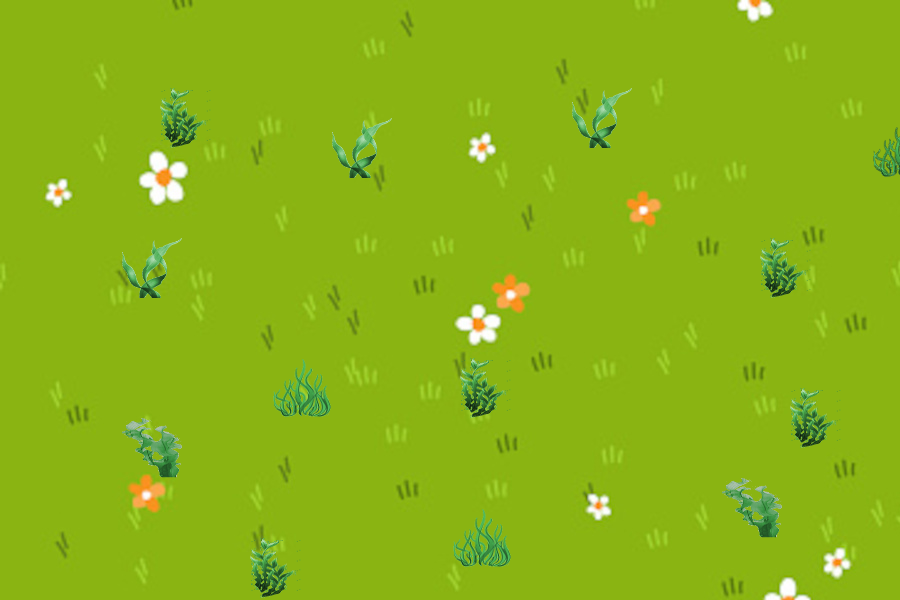

Rendered tile map (Tiled .tmx) drawn with the repository's tilesets; below, a short description and the full map source, tile grids included:
An orthogonal 30x20 tile map with 30x30 px tiles, 1 tile layer (Tile Layer 1), 4 tilesets, 1 image layer and 29 objects.

<map version="1.4" tiledversion="1.4.3" orientation="orthogonal" renderorder="right-down" width="30" height="20" tilewidth="30" tileheight="30" infinite="0" nextlayerid="4" nextobjectid="31">
 <tileset firstgid="1" name="ocean-plants" tilewidth="64" tileheight="64" tilecount="4" columns="2">
  <image source="ocean-plants.png" width="128" height="128" />
 </tileset>
 <tileset firstgid="5" name="starfish" tilewidth="60" tileheight="53" tilecount="1" columns="1">
  <image source="starfish.png" width="60" height="53" />
  <tile id="0">
   <properties>
    <property name="name" value="Starfish" />
   </properties>
  </tile>
 </tileset>
 <tileset firstgid="6" name="rock" tilewidth="64" tileheight="64" tilecount="1" columns="1">
  <image source="rock.png" width="64" height="64" />
  <tile id="0">
   <properties>
    <property name="name" value="Rock" />
   </properties>
  </tile>
 </tileset>
 <tileset firstgid="7" name="sign" tilewidth="64" tileheight="64" tilecount="1" columns="1">
  <image source="sign.png" width="64" height="64" />
  <tile id="0">
   <properties>
    <property name="message" value="Hello, world!" />
    <property name="name" value="Sign" />
   </properties>
  </tile>
 </tileset>
 <imagelayer id="2" name="Image Layer 1">
  <image source="grass.jpg" width="1024" height="1024" />
 </imagelayer>
 <layer id="1" name="Tile Layer 1" width="32" height="32">
  <data encoding="csv">
0,0,0,0,0,0,0,0,0,0,0,0,0,0,0,0,0,0,0,0,0,0,0,0,0,0,0,0,0,0,0,0,
0,0,0,0,0,0,0,0,0,0,0,0,0,0,0,0,0,0,0,0,0,0,0,0,0,0,0,0,0,0,0,0,
0,0,0,0,0,0,0,0,0,0,0,0,0,0,0,0,0,0,0,0,0,0,0,0,0,0,0,0,0,0,0,0,
0,0,0,0,0,0,0,0,0,0,0,0,0,0,0,0,0,0,0,0,0,0,0,0,0,0,0,0,0,0,0,0,
0,0,0,0,0,1,0,0,0,0,0,0,0,0,0,0,0,0,0,2,0,0,0,0,0,0,0,0,0,0,0,0,
0,0,0,0,0,0,0,0,0,0,0,2,0,0,0,0,0,0,0,0,0,0,0,0,0,0,0,0,0,3,0,0,
0,0,0,0,0,0,0,0,0,0,0,0,0,0,0,0,0,0,0,0,0,0,0,0,0,0,0,0,0,0,0,0,
0,0,0,0,0,0,0,0,0,0,0,0,0,0,0,0,0,0,0,0,0,0,0,0,0,0,0,0,0,0,0,0,
0,0,0,0,0,0,0,0,0,0,0,0,0,0,0,0,0,0,0,0,0,0,0,0,0,0,0,0,0,0,0,0,
0,0,0,0,2,0,0,0,0,0,0,0,0,0,0,0,0,0,0,0,0,0,0,0,0,1,0,0,0,0,0,0,
0,0,0,0,0,0,0,0,0,0,0,0,0,0,0,0,0,0,0,0,0,0,0,0,0,0,0,0,0,0,0,0,
0,0,0,0,0,0,0,0,0,0,0,0,0,0,0,0,0,0,0,0,0,0,0,0,0,0,0,0,0,0,0,0,
0,0,0,0,0,0,0,0,0,0,0,0,0,0,0,0,0,0,0,0,0,0,0,0,0,0,0,0,0,0,0,0,
0,0,0,0,0,0,0,0,0,3,0,0,0,0,0,1,0,0,0,0,0,0,0,0,0,0,0,0,0,0,0,0,
0,0,0,0,0,0,0,0,0,0,0,0,0,0,0,0,0,0,0,0,0,0,0,0,0,0,1,0,0,0,0,0,
0,0,0,0,4,0,0,0,0,0,0,0,0,0,0,0,0,0,0,0,0,0,0,0,0,0,0,0,0,0,0,0,
0,0,0,0,0,0,0,0,0,0,0,0,0,0,0,0,0,0,0,0,0,0,0,0,0,0,0,0,0,0,0,0,
0,0,0,0,0,0,0,0,0,0,0,0,0,0,0,0,0,0,0,0,0,0,0,0,4,0,0,0,0,0,0,0,
0,0,0,0,0,0,0,0,0,0,0,0,0,0,0,3,0,0,0,0,0,0,0,0,0,0,0,0,0,0,0,0,
0,0,0,0,0,0,0,0,1,0,0,0,0,0,0,0,0,0,0,0,0,0,0,0,0,0,0,0,0,0,0,0,
0,0,0,0,0,0,0,0,0,0,0,0,0,0,0,0,0,0,0,0,0,0,0,0,0,0,0,0,0,0,0,0,
0,0,0,0,0,0,0,0,0,0,0,0,0,0,0,0,0,0,0,0,0,0,0,0,0,0,0,0,0,0,0,0,
0,0,0,0,0,0,0,0,0,0,0,0,0,0,0,0,0,0,0,0,0,0,0,0,0,0,0,0,0,0,0,0,
0,0,0,0,0,0,0,0,0,0,0,0,0,0,0,0,1,0,0,0,0,0,0,0,0,0,0,0,0,0,0,0,
0,0,0,0,0,0,0,0,0,0,0,0,0,0,0,0,0,0,0,0,0,0,0,0,0,4,0,0,0,0,0,0,
0,0,0,0,0,4,0,0,0,0,0,0,0,0,0,0,0,0,0,0,0,0,0,0,0,0,0,0,0,0,0,0,
0,0,0,0,0,0,0,0,0,0,3,0,0,0,0,0,0,0,0,0,0,0,0,0,0,0,0,0,0,0,0,0,
0,0,0,0,0,0,0,0,0,0,0,0,0,0,0,0,0,0,0,0,0,0,0,0,0,0,0,0,0,0,0,0,
0,0,0,0,0,0,0,0,0,0,0,0,0,0,0,0,0,0,0,2,0,0,0,0,0,0,0,0,0,0,0,0,
0,0,0,0,0,0,0,0,0,0,0,0,0,0,0,0,0,0,0,0,0,0,0,0,0,0,0,2,0,0,0,0,
0,0,0,0,0,0,0,0,0,0,0,0,0,0,0,0,0,0,0,0,0,0,0,0,0,0,0,0,0,0,0,0,
0,0,0,0,0,0,0,0,0,0,0,0,0,0,0,0,0,0,0,0,0,0,0,0,0,0,0,0,0,0,0,0
</data>
 </layer>
 <objectgroup id="3" name="Object Layer 1">
  <object id="1" gid="6" x="512" y="256" width="64" height="64" />
  <object id="2" gid="6" x="448" y="288" width="64" height="64" />
  <object id="3" gid="6" x="384" y="320" width="64" height="64" />
  <object id="4" gid="6" x="352" y="384" width="64" height="64" />
  <object id="5" gid="6" x="640" y="480" width="64" height="64" />
  <object id="6" gid="6" x="672" y="544" width="64" height="64" />
  <object id="7" gid="6" x="704" y="608" width="64" height="64" />
  <object id="8" gid="6" x="864" y="480" width="64" height="64" />
  <object id="9" gid="6" x="224" y="640" width="64" height="64" />
  <object id="10" gid="6" x="192" y="704" width="64" height="64" />
  <object id="11" gid="6" x="480" y="832" width="64" height="64" />
  <object id="12" gid="6" x="544" y="832" width="64" height="64" />
  <object id="13" gid="6" x="832" y="128" width="64" height="64" />
  <object id="14" gid="6" x="800" y="960" width="64" height="64" />
  <object id="15" gid="6" x="128" y="864" width="64" height="64" />
  <object id="16" gid="5" x="192" y="224" width="60" height="53" />
  <object id="17" gid="5" x="448" y="384" width="60" height="53" />
  <object id="18" gid="5" x="864" y="384" width="60" height="53" />
  <object id="19" gid="5" x="672" y="192" width="60" height="53" />
  <object id="20" gid="5" x="768" y="544" width="60" height="53" />
  <object id="21" gid="5" x="736" y="768" width="60" height="53" />
  <object id="22" gid="5" x="544" y="928" width="60" height="53" />
  <object id="23" gid="5" x="896" y="864" width="60" height="53" />
  <object id="24" gid="5" x="480" y="640" width="60" height="53" />
  <object id="25" gid="5" x="160" y="576" width="60" height="53" />
  <object id="26" gid="5" x="64" y="736" width="60" height="53" />
  <object id="27" gid="7" x="928" y="160" width="64" height="64">
   <properties>
    <property name="message" value="It's the end of world!" />
   </properties>
  </object>
  <object id="28" gid="7" x="32" y="608" width="64" height="64">
   <properties>
    <property name="message" value="Collect all the Starfish" />
   </properties>
  </object>
  <object id="29" x="64" y="896" width="32" height="32">
   <properties>
    <property name="name" value="Start" />
   </properties>
  </object>
 </objectgroup>
</map>
